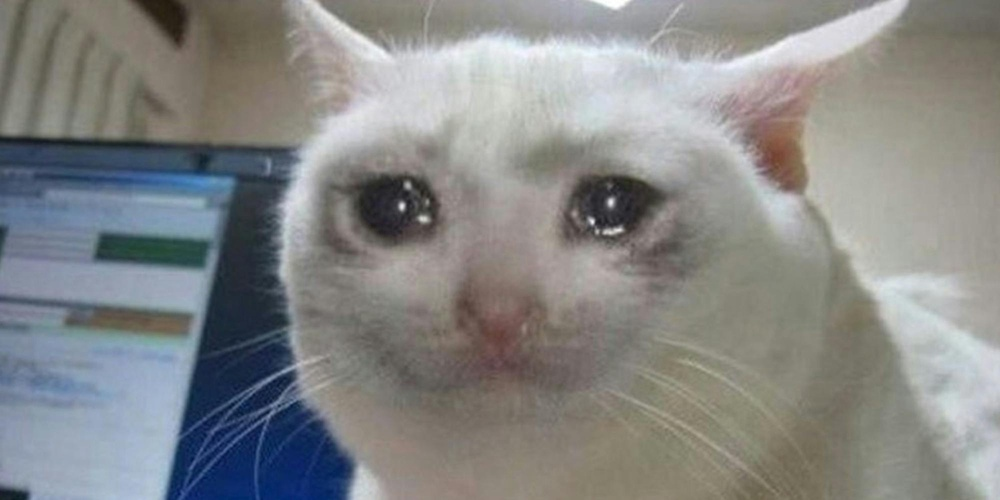
#> input picture images/crying-cat-meme.jpg, 1000 x 500 px, shrunk from 2000 x 1000 before the run, found by its file name
$ python resize.py
#> lines starting #> are read from the running program, lines starting #| are printed output that depends on the picture
import numpy as np
import matplotlib.pyplot as plt
import matplotlib.image as mpimg
from PIL import Image

def rgb2gray(rgb): # Y' = 0.2989 R + 0.5870 G + 0.1140 B
    """
    Function to turn an RGB image to gray scale
    rdg : an RGB image represented as a numpy array
    """
    return np.dot(rgb[...,:3], [0.2989, 0.5870, 0.1140])

image = plt.imread("Lab1-Inverting_Image/crying-cat-meme.jpg")
#> image is the input picture: shape (500, 1000, 3); mean R, G, B 133.8, 135, 134.3
print(image.shape) # show the dimensions of the image
#| (500, 1000, 3)
image_gray = rgb2gray(image)
#> in rgb2gray, `return np.dot(rgb[...,:3], [0.2989, 0.5870, 0.1140])`:
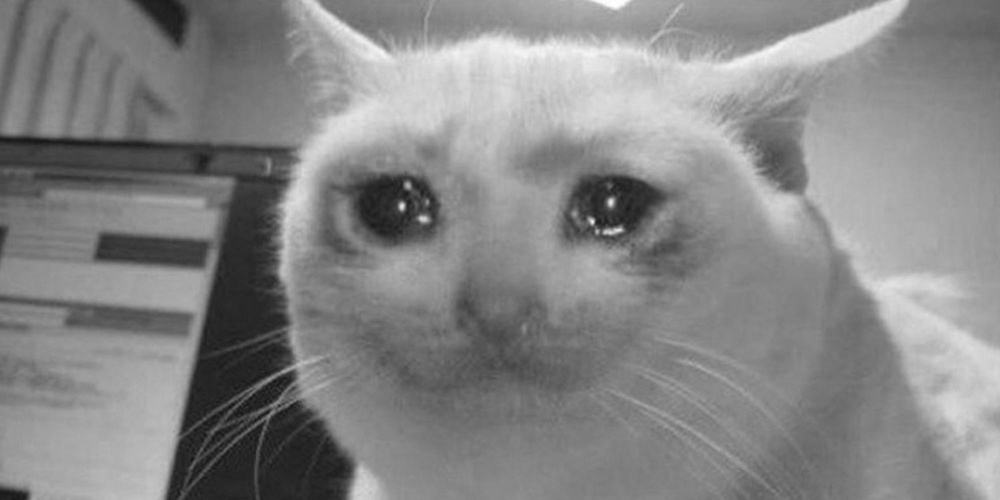
#> returned value: shape (500, 1000) float64; min 20.05, max 255, mean 134.6
print(image.shape) # show new dimensions of the image
#| (500, 1000, 3)

def reduce_image(img):
    new_shape = np.array(img.shape)//2
    new_img = np.zeros(new_shape)
    for i in range(new_shape[0]):
        for j in range(new_shape[1]):
            sum_of_four = img[2*i,2*j] + img[2*i+1,2*j] + img[2*i,2*j+1] + img[2*i+1,2*j+1]
            new_img[i][j] = sum_of_four/4
    return new_img


$ run again, with images/beach_sunset.jpg copied over images/crying-cat-meme.jpg
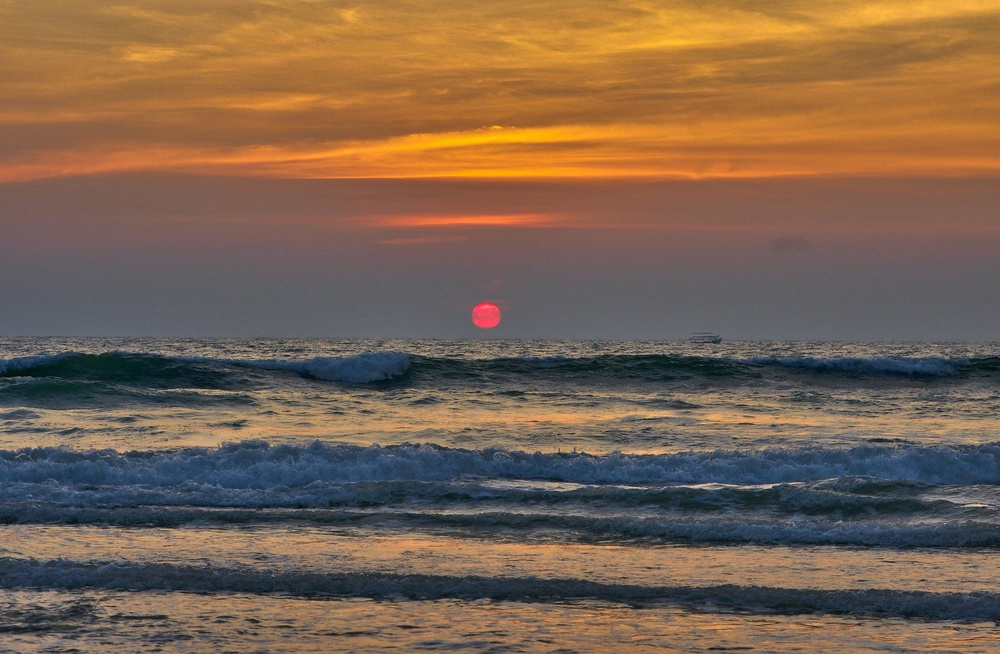
#> input picture images/beach_sunset.jpg, 1000 x 654 px, shrunk from 3000 x 1962 before the run, found by its file name
#> image is the input picture: shape (654, 1000, 3); mean R, G, B 123.1, 98.9, 79.1
#| (654, 1000, 3)
#> in rgb2gray, `return np.dot(rgb[...,:3], [0.2989, 0.5870, 0.1140])`:
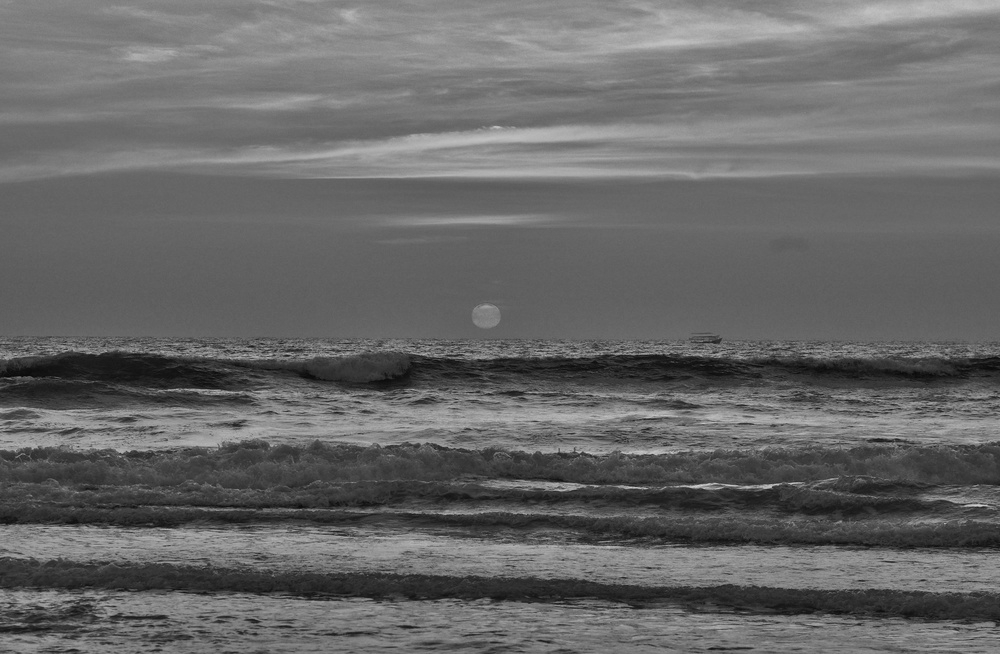
#> returned value: shape (654, 1000) float64; min 6.9, max 212.4, mean 103.8
#| (654, 1000, 3)

$ run again, with images/camel.jpg copied over images/crying-cat-meme.jpg
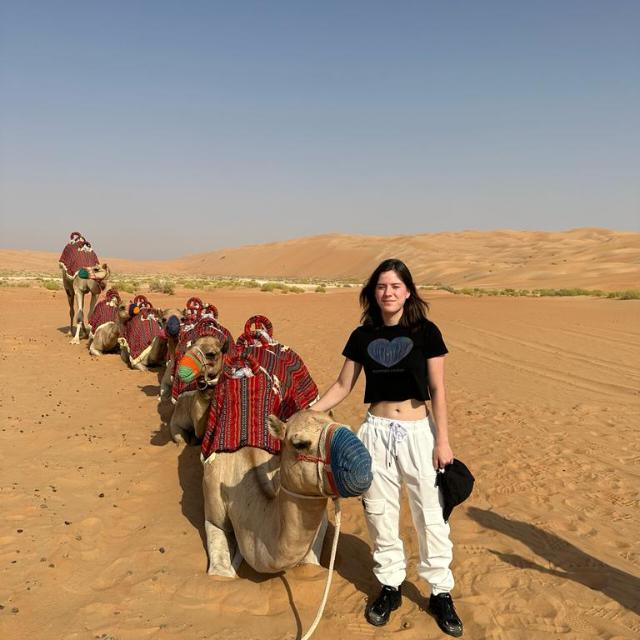
#> input picture images/camel.jpg, 640 x 640 px, found by its file name
#> image is the input picture: shape (640, 640, 3); mean R, G, B 163.1, 140.6, 118.8
#| (640, 640, 3)
#> in rgb2gray, `return np.dot(rgb[...,:3], [0.2989, 0.5870, 0.1140])`:
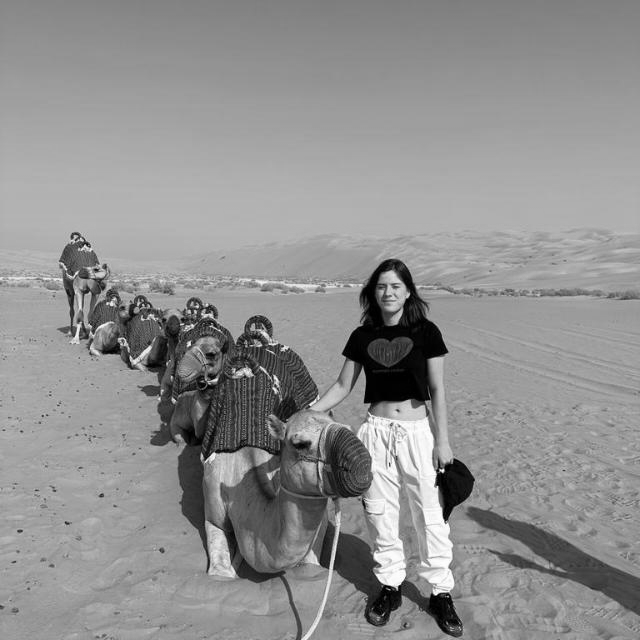
#> returned value: shape (640, 640) float64; min 0, max 254.7, mean 144.9
#| (640, 640, 3)
